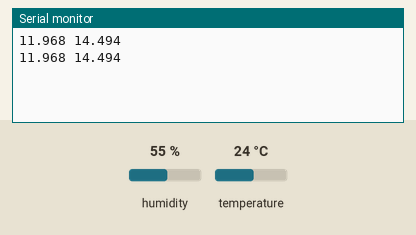
A sketch run on a simulated ESP32. On the bench: the last lines printed to the serial monitor. Inputs (shaded band) come from the test bench; at power-on: humidity 55 %, temperature 24 °C. Nothing arrives over Bluetooth unless stated.

Above: at 2.8 s.
2.9 s: humidity set to 22 %
At 5.0 s:
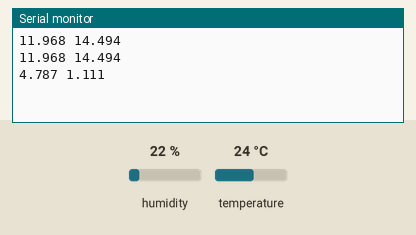
5.6 s: temperature set to 12 °C
At 6.7 s:
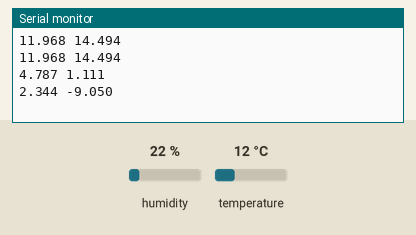
8.3 s: humidity set to 40 %
At 11.3 s:
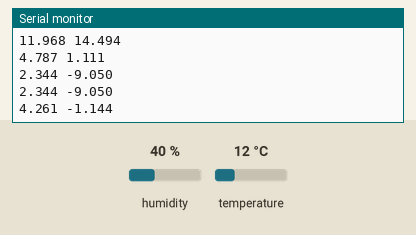
Timing chart, 0 to 12.8 s (numbered marks = the images above; inputs shaded):
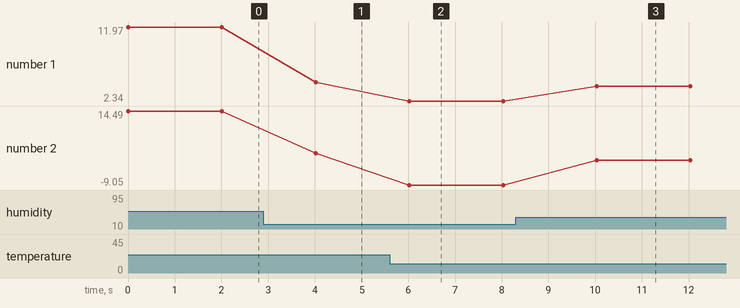

The sketch:

ESP32_READ.ino
```cpp
#include "BluetoothSerial.h"
#include "DHT.h"
#include "math.h"

BluetoothSerial SerialBT;
//Numer pinu czujnika
const int sensor = 23;
//Obiekt czujnika
DHT dht;

void setup() {
  //konfiguracja pinow wejscia
  pinMode(sensor, INPUT);
  //inicjalizacja czujnika
  dht.setup(sensor);
  Serial.begin(115200);
  SerialBT.begin("ESP32test"); //Bluetooth device name
}

void loop() {
  //pobranie wartosci odczytow z czujnika
  float  rel_humidity = dht.getHumidity();
  float temperature = dht.getTemperature();
  //obliczenie wartosci wilgotnosci bezwzglednej i punktu rosy
  float abs_humidity = (6.112 * pow(2.71828, (17.67 * temperature)/ (temperature + 243.5)) * rel_humidity * 2.1674) / (273.15 + temperature);
  double gamma = log(rel_humidity/100.0) + (18.678 * temperature) / (257.14 + temperature);
  double dew_point = (257.14 * gamma) / (18.678 - gamma);
  //jesli polaczenie jest nawiazane, to wyslij dane z czujnikow
  if(SerialBT.hasClient()){
    String array = String(abs_humidity, 3) + " " + String(dew_point, 3);
    writeString(array);
    Serial.println(array);
  }
  delay(2000);
}

//Funkcja do wypisania ciagu tekstowego znak po znaku
void writeString(String stringData) {

  for (int i = 0; i < stringData.length(); i++)
  {
    SerialBT.write(stringData[i]);   // Push each char 1 by 1 on each loop pass
  }
  SerialBT.write(13);

}
```

Measured:
- after the input at 2.9 s, the serial monitor: prints a new line after 1.1 s (image 1)
- after the input at 5.6 s, the serial monitor: prints a new line after 0.42 s (image 2)
- after the input at 8.3 s, the serial monitor: prints a new line after 1.7 s (image 3)
- plotted number 1: 11.97 → 4.79 after the input at 2.9 s, 4.79 → 2.34 after the input at 5.6 s, 2.34 → 4.26 after the input at 8.3 s
- plotted number 2: 14.49 → 1.11 after the input at 2.9 s, 1.11 → -9.05 after the input at 5.6 s, -9.05 → -1.14 after the input at 8.3 s
